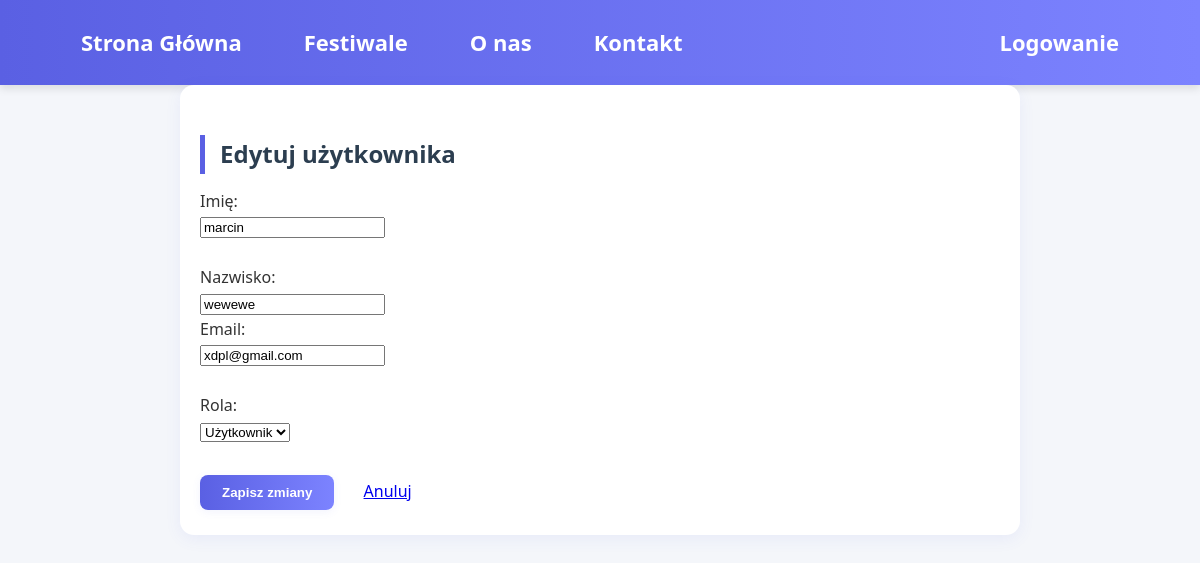
The page /php/edit_user.php?id=12 on the database its author committed.
### tables this page shows
CREATE TABLE `uzytkownicy` (
  `uzytkownicy_id` int(11) NOT NULL,
  `nazwa` varchar(50) NOT NULL,
  `imie` varchar(50) NOT NULL,
  `nazwisko` varchar(50) NOT NULL,
  `data_urodzenia` date NOT NULL,
  `email` varchar(100) NOT NULL,
  `telefon` varchar(20) NOT NULL,
  `haslo` varchar(255) NOT NULL,
  `rola` varchar(50) NOT NULL DEFAULT 'klient',
  `data_dodania` datetime DEFAULT current_timestamp(),
  `aktywny` tinyint(1) DEFAULT 1
);

### php/edit_user.php (the view, shortened to what this page needs)
<?php
require_once 'config.php';
$id = (int)$_GET['id'];
$stmt = $pdo->prepare("SELECT * FROM uzytkownicy WHERE uzytkownicy_id = ?");
$stmt->execute([$id]);
$user = $stmt->fetch();
?>
<!DOCTYPE html>
<html lang="pl">
<head>
    <link rel="stylesheet" href="../styleCSS/Style.css">
</head>
<body>
    <?php include 'header.php'; ?>
    <div class="dashboard" style="max-width: 800px; margin: 0 auto; padding: 20px;">
        <h2>Edytuj użytkownika</h2>
        <form method="post">
            <label>Imię:</label><br>
            <input type="text" name="imie" value="<?php echo htmlspecialchars($user['imie']); ?>" required><br><br>
            <label>Nazwisko:</label><br>
            <input type="text" name="nazwisko"
       value="<?php echo isset($user['nazwisko']) ? htmlspecialchars($user['nazwisko']) : ''; ?>" <br><br>
            <label>Email:</label><br>
            <input type="email" name="email"
       value="<?php echo isset($user['email']) ? htmlspecialchars($user['email']) : ''; ?>"
       required ><br><br>
            <label>Rola:</label><br>
            <select name="rola">
                <option value="uzytkownik" <?= $user['rola'] === 'uzytkownik' ? 'selected' : '' ?>>Użytkownik</option>
            </select><br><br>
            <button type="submit">Zapisz zmiany</button>
            <a href="panel_wlasciciela.php" style="margin-left: 20px;">Anuluj</a>
        </form>
    </div>
</body>
</html>

### styleCSS/Style.css (style rules this page uses)
body { margin: 0; font-family: 'Segoe UI', Tahoma, Geneva, Verdana, sans-serif; background-color: #f4f6fa; color: #333; line-height: 1.6; height: 100%; }
h1, h2 { color: #2c3e50; margin-bottom: 15px; }
h2 { font-size: 1.8rem; border-left: 5px solid #5a60e3; padding-left: 15px; }
.dashboard { max-width: 900px; margin: 40px auto; background: #fff; border-radius: 14px; box-shadow: 0 4px 16px rgba(90,96,227,0.08); padding: 40px 30px 30px 30px; }
.dashboard h2 { color: #2c3e50; margin-top: 30px; margin-bottom: 15px; font-size: 1.5rem; }
.dashboard .btn, .dashboard button { background: linear-gradient(90deg, #5a60e3, #7c83ff); color: #fff; border: none; border-radius: 8px; padding: 10px 22px; font-weight: 600; margin: 5px 5px 5px 0; cursor: pointer; transition: background 0.2s, box-shadow 0.2s; box-shadow: 0 2px 8px rgba(90,96,227,0.08); text-decoration: none; display: inline-block; }

### rows shown on the page
uzytkownicy: imie "marcin", nazwisko "wewewe", email "xdpl@gmail.com"
